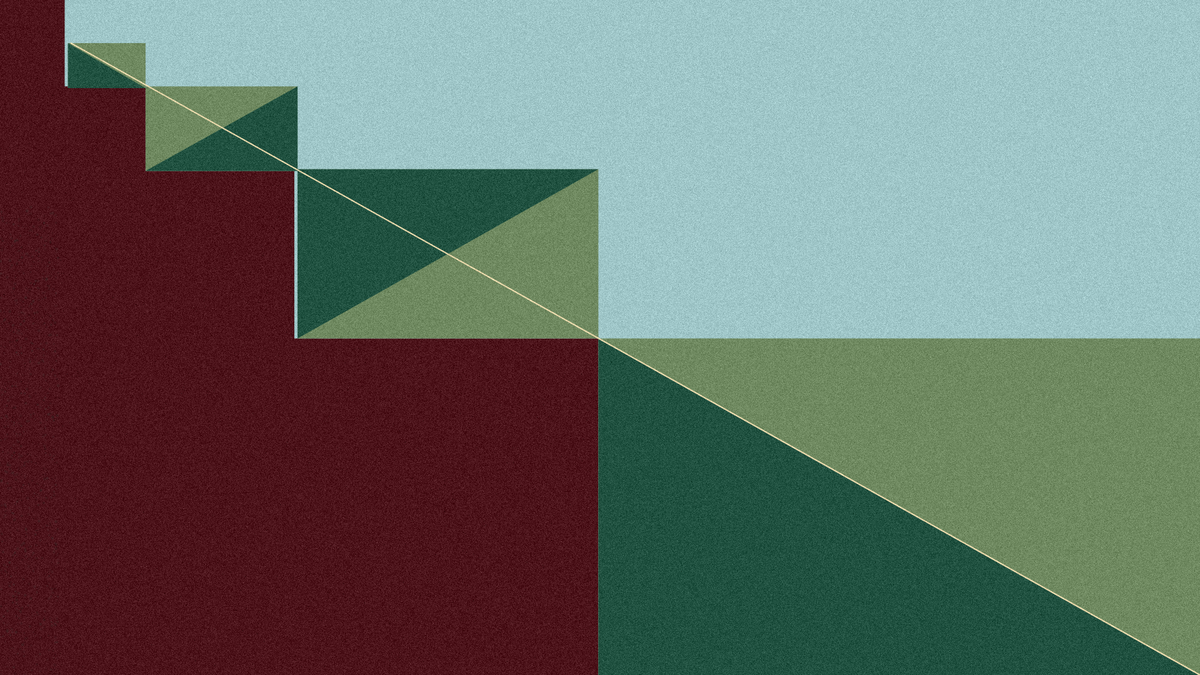
Frame 1 (no input)
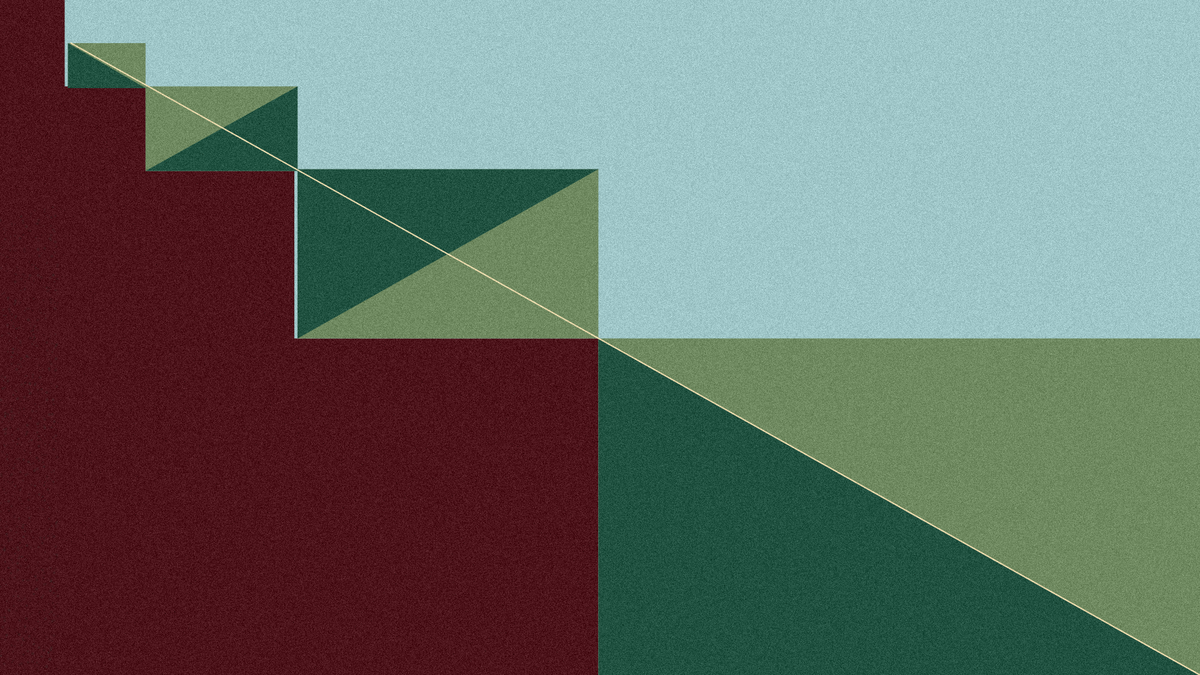
Frame 2 (the mouse pressed at the canvas centre, redrawn once)

The p5.js sketch that drew these frames (run headless with seeded random() and noise() and a simulated clock; the mouse was pressed at the canvas centre and the sketch redrawn once):

// p5.js sketch
// ── sketch.js
function setup() {
  createCanvas(1920, 1080);
  noLoop();
  pixelDensity(1);
}

const sketch26Kleur3Palette = [
  "#9fc6c8",
  "#4C131A",
  "#6F8960",
  "#6F8960",
  "#eddcae",
  "#205140",
  "#eddcae"
];

function sketch26Kleur3Color(hex, alpha = 255) {
  const c = color(hex);
  c.setAlpha(alpha);
  return c;
}

function draw() {
  const sx = width / 371;
  const sy = height / 375;

  const X = v => v * sx;
  const Y = v => v * sy;

  background(sketch26Kleur3Palette[0]);
  
  noStroke();

  // yellow stepped mass
  fill(sketch26Kleur3Palette[1]);
  beginShape();
  vertex(X(0), Y(0));
  vertex(X(20), Y(0));
  vertex(X(20), Y(48));
  vertex(X(45), Y(48));
  vertex(X(45), Y(95));
  vertex(X(91), Y(95));
  vertex(X(91), Y(188));
  vertex(X(185), Y(188));
  vertex(X(185), Y(375));
  vertex(X(0), Y(375));
  endShape(CLOSE);

  // orange stepped blocks
  fill(sketch26Kleur3Palette[2]);
  rect(X(21), Y(24), X(24), Y(25));
  rect(X(45), Y(48), X(47), Y(47));
  rect(X(92), Y(94), X(93), Y(94));
  rect(X(185), Y(188), X(186), Y(187));

  // alternating green stair triangles
  fill(sketch26Kleur3Palette[5]);

  triangle(X(21), Y(24), X(45), Y(49), X(21), Y(49));

  beginShape();
  vertex(X(92), Y(48));
  vertex(X(92), Y(95));
  vertex(X(45), Y(95));
  endShape(CLOSE);

  beginShape();
  vertex(X(92), Y(94));
  vertex(X(185), Y(94));
  vertex(X(92), Y(188));
  endShape(CLOSE);

  beginShape();
  vertex(X(185), Y(188));
  vertex(X(371), Y(375));
  vertex(X(185), Y(375));
  endShape(CLOSE);

  // thin cream diagonal edge
  stroke(sketch26Kleur3Palette[4]);
  strokeWeight(width * 0.00115);
  line(X(22), Y(24), X(371), Y(375));

  // soft printed-paper texture
  loadPixels();
  for (let y = 0; y < height; y++) {
    for (let x = 0; x < width; x++) {
      const i = 4 * (x + y * width);
      const n = random(-18, 18);
      const speckle = random() < 0.018 ? random(-35, 35) : 0;

      pixels[i] = constrain(pixels[i] + n + speckle, 0, 255);
      pixels[i + 1] = constrain(pixels[i + 1] + n + speckle, 0, 255);
      pixels[i + 2] = constrain(pixels[i + 2] + n + speckle, 0, 255);
    }
  }
  updatePixels();

  // subtle left-edge wear
  noStroke();
  for (let i = 0; i < 900; i++) {
    const x = random(X(0), X(18));
    const y = random(Y(115), height);
    const a = random(8, 35);
    fill(sketch26Kleur3Color(sketch26Kleur3Palette[5], a));
    circle(x, y, random(1, 5));
  }
}
